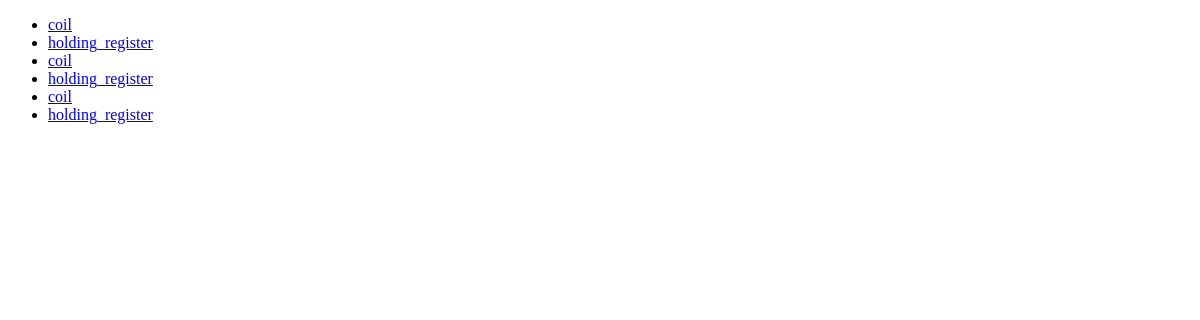
The page /database_manager/ on the database as committed earlier.
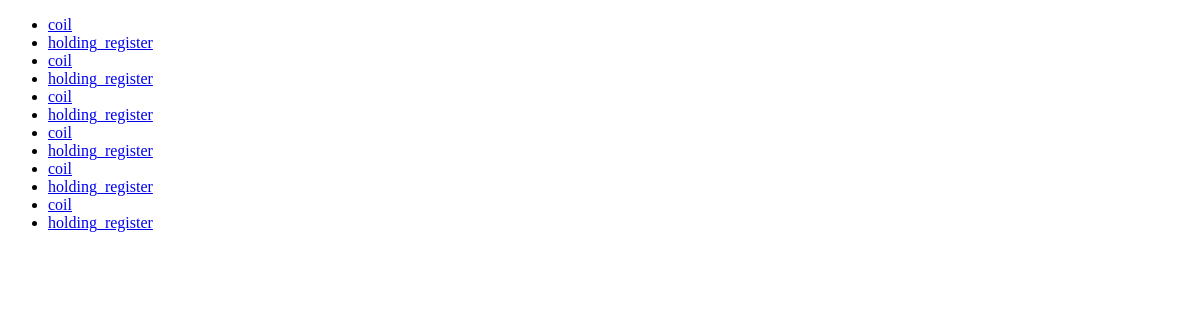
The same page on the database as committed later.
### database_manager/models.py (models this page shows)
class PLC_Tags(models.Model):
    reg_type = models.IntegerField(choices=[(0, "coil"), (1, "holding_register")])
    data = models.JSONField()
    timestamp = models.DateTimeField(auto_now=True)
    def get_absolute_url(self):
        if self.reg_type == 0:
            return reverse("database_manager:coil_detail", args=[self.pk])
        elif self.reg_type == 1:
            return reverse("database_manager:holding_register_detail", args=[self.pk])

### database_manager/views.py (the view)
# urls.py: path("", views.index, name="index"),
def index(request):
    tags = PLC_Tags.objects.all().order_by("timestamp")
    return render(request, 'database_manager/index.html', {"tags": tags})

### database_manager/templates/database_manager/index.html (shortened to what this page needs)
{% extends "database_manager/base.html" %}
{% block content %}
    <ul>
       {% for tag in tags %}
       <li>
           <a href="{{ tag.get_absolute_url }}">{{ tag.get_reg_type_display }}</a>
       </li>
       {% endfor %}
    </ul>
{% endblock %}

### database_manager/templates/database_manager/base.html (shortened to what this page needs)
<!DOCTYPE html>
<html lang="en">
<head>
</head>
<body>
    {% block content %}{% endblock %}
</body>
</html>

Rows that differ between the two databases and show on the page:
added PLC_Tags: reg_type "coil"
added PLC_Tags: reg_type "holding_register"
added PLC_Tags: reg_type "coil"
added PLC_Tags: reg_type "holding_register"
added PLC_Tags: reg_type "coil"
added PLC_Tags: reg_type "holding_register"
